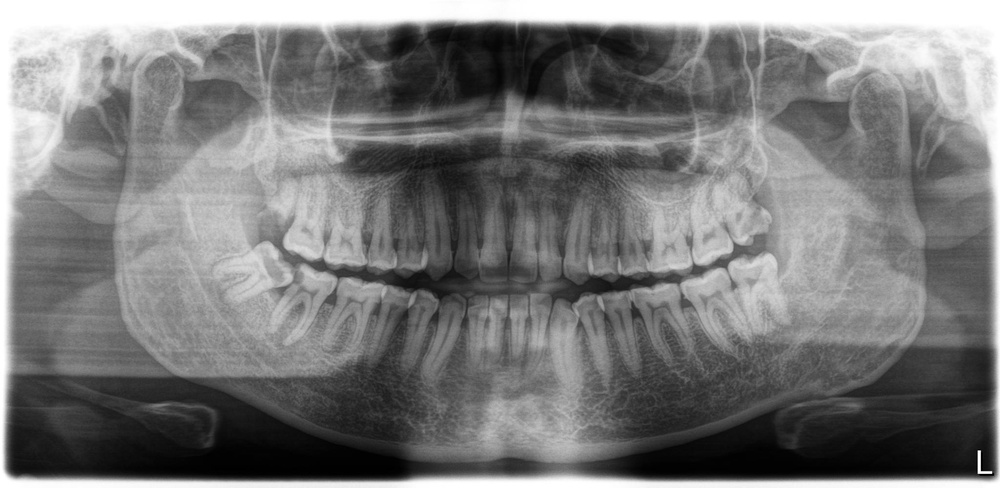
#> input picture MAHARJAN 28#F_SITA_Light box(1)_P1_20201104_112915.jpg, 1000 x 488 px, shrunk from 2048 x 1000 before the run; its folder holds only this picture in this run
$ python -i identify_victim.py   (imports and definitions only)
#> lines starting #> are read from the running program, lines starting #| are printed output that depends on the picture
import cv2
import numpy as np
import os
import csv

DATASET_FOLDER = "dataset"
OUTPUT_CSV = "dental_features.csv"

def calculate_mandible_angle(image_path):
    img = cv2.imread(image_path)
#> img is the input picture: shape (488, 1000, 3); min 0, max 255, mean 120.3
    if img is None:
        return None

    gray = cv2.cvtColor(img, cv2.COLOR_BGR2GRAY)
    edges = cv2.Canny(gray, 50, 150)
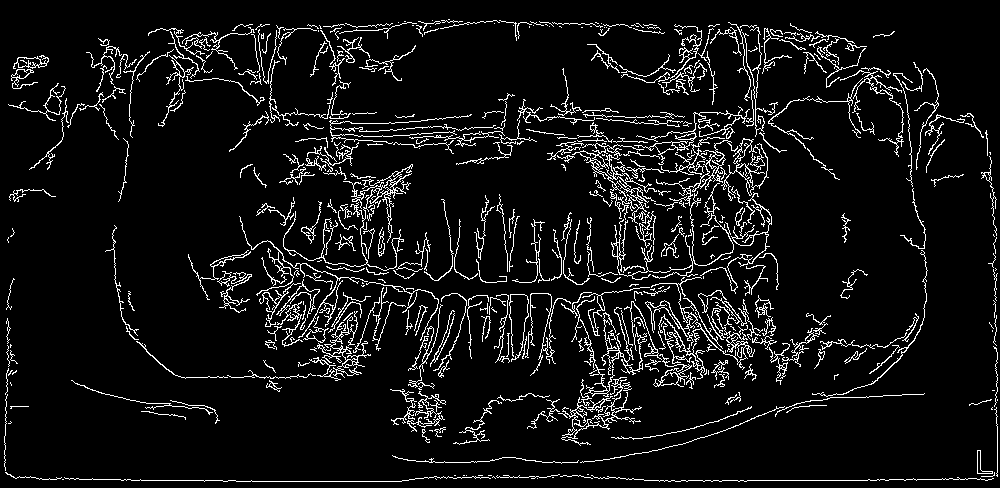
#> edges: shape (488, 1000); 7.4% white in thin lines or dots
    lines = cv2.HoughLines(edges, 1, np.pi / 180, 150)
#> lines = 29 rows, first 8: [480, 1.57], [98, 1.66], [130, 1.59], [236, 1.69], [299, 1.62], [103, 1.64], [268, 1.66], [228, 1.71]

    angles = []
    if lines is not None:
        for line in lines[:10]:
            rho, theta = line[0]
            angles.append(theta * 180 / np.pi)
#> this loop made 10 passes
#> after the loop, angles = [90, 95, 91, 97, 93, 94, 95, 98, 91, 94]

    if len(angles) == 0:
        return None

    return round(sum(angles) / len(angles), 2)

# [13 lines not run here, left out]

>>> result = calculate_mandible_angle('MAHARJAN 28#F_SITA_Light box(1)_P1_20201104_112915.jpg')
#> result = 93.8

$ run again, on MAHATO 24_SHREE KISAN_Light box(1)_P1_20210203_144043.jpg
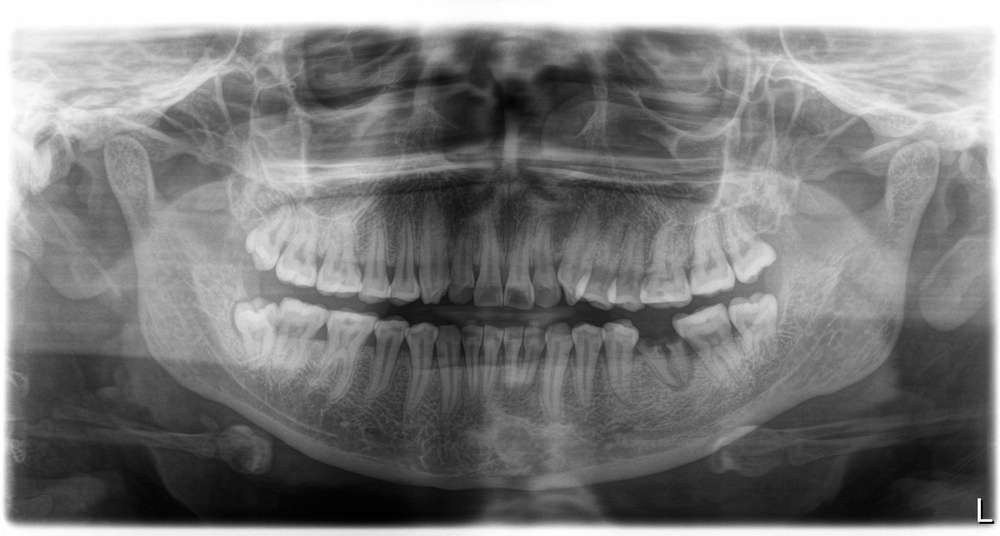
#> input picture MAHATO 24_SHREE KISAN_Light box(1)_P1_20210203_144043.jpg, 1000 x 536 px, shrunk from 2048 x 1097 before the run
#> in calculate_mandible_angle, img is the input picture: shape (536, 1000, 3); min 0, max 255, mean 122.1
#> in calculate_mandible_angle, `edges = cv2.Canny(gray, 50, 150)`:
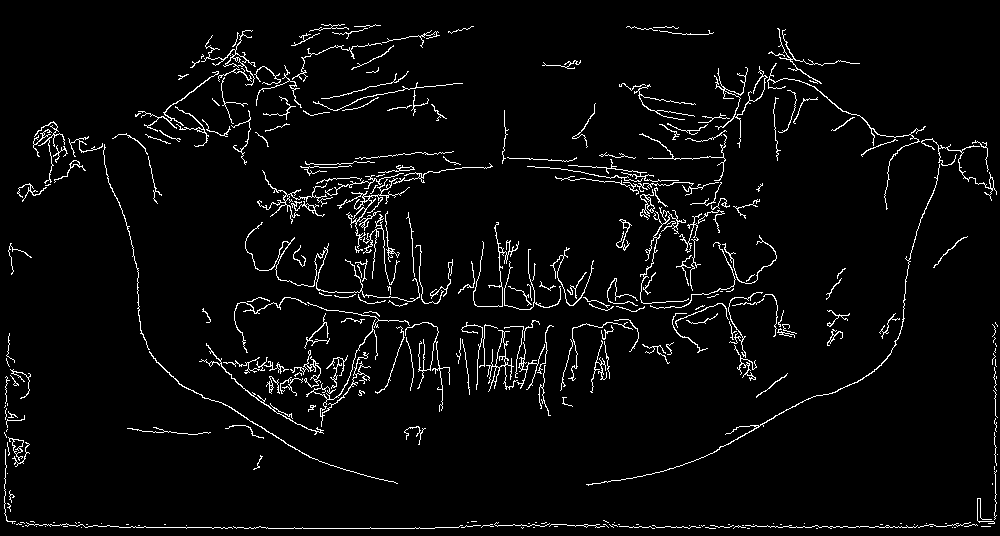
#> edges: shape (536, 1000); 4% white in thin lines or dots
#> lines = [[527, 1.57]]
#> the loop in calculate_mandible_angle, `for line in lines[:10]:` made 1 pass
#> after the loop in calculate_mandible_angle, `for line in lines[:10]:`: angles = [90]
#> result = 90

$ run again, on MALLIK 30_MANISA_Light box(1)_P1_20210103_101657.jpg
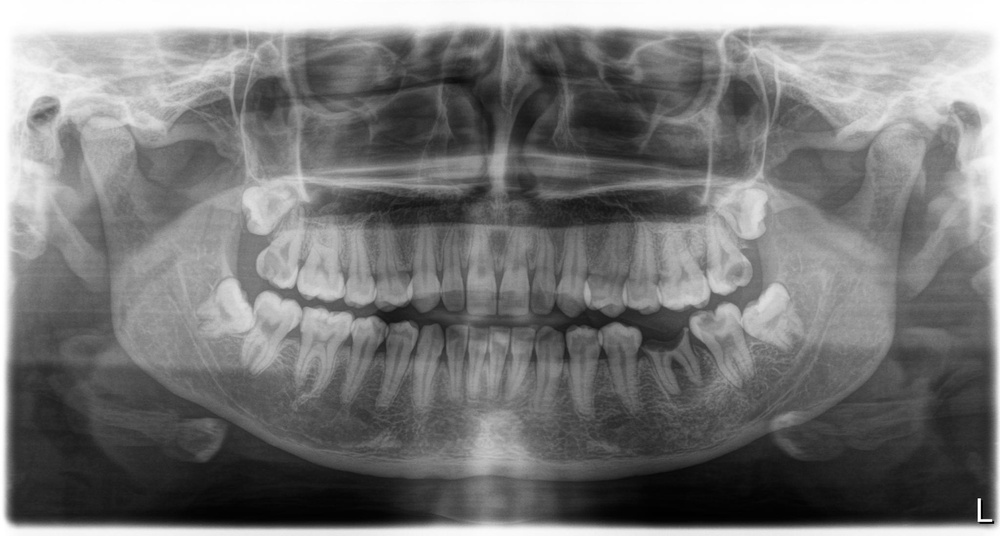
#> input picture MALLIK 30_MANISA_Light box(1)_P1_20210103_101657.jpg, 1000 x 536 px, shrunk from 2048 x 1097 before the run
#> in calculate_mandible_angle, img is the input picture: shape (536, 1000, 3); min 0, max 255, mean 119.4
#> in calculate_mandible_angle, `edges = cv2.Canny(gray, 50, 150)`:
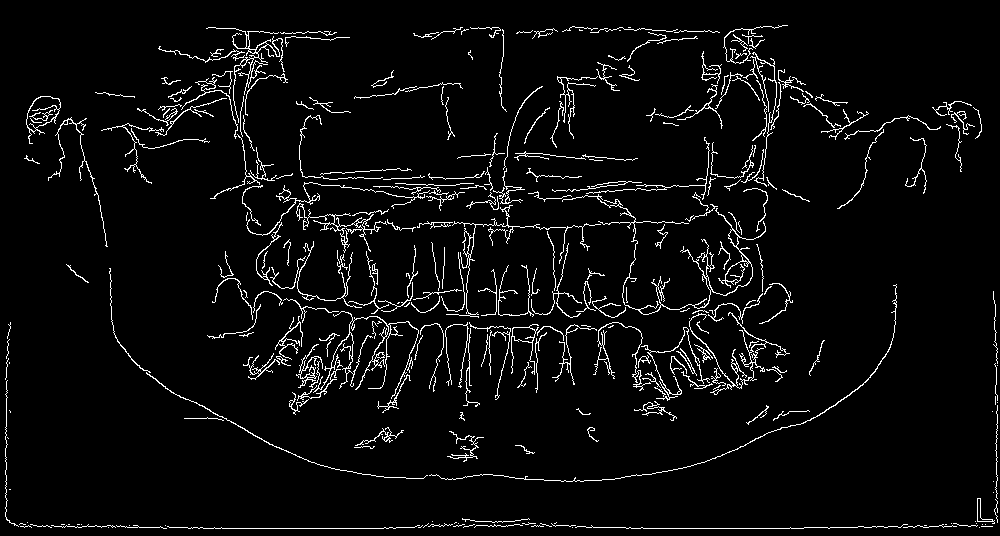
#> edges: shape (536, 1000); 4.5% white in thin lines or dots
#> lines = [[528, 1.57], [516, 1.59]]
#> the loop in calculate_mandible_angle, `for line in lines[:10]:` made 2 passes
#> after the loop in calculate_mandible_angle, `for line in lines[:10]:`: angles = [90, 91]
#> result = 90.5

$ run again, on MANANDHAR_SOHAIL 22Y_Light box(1)_P1_20201203_110503.jpg
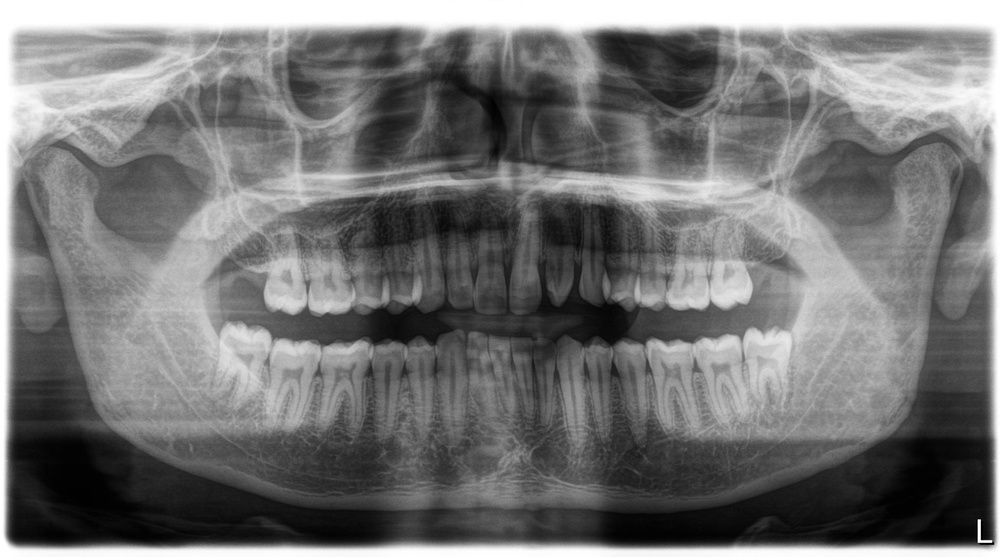
#> input picture MANANDHAR_SOHAIL 22Y_Light box(1)_P1_20201203_110503.jpg, 1000 x 557 px, shrunk from 2048 x 1140 before the run
#> in calculate_mandible_angle, img is the input picture: shape (557, 1000, 3); min 0, max 255, mean 116.6
#> in calculate_mandible_angle, `edges = cv2.Canny(gray, 50, 150)`:
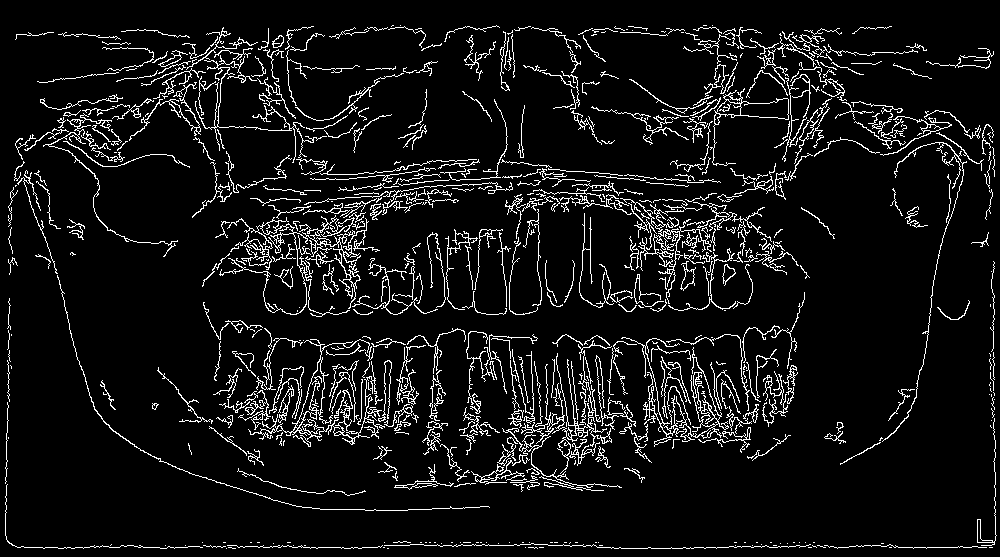
#> edges: shape (557, 1000); 7.6% white in thin lines or dots
#> lines = 108 rows, first 8: [547, 1.57], [545, 1.57], [399, 1.62], [211, 1.5], [410, 1.61], [393, 1.62], [663, 0.785], [415, 1.59]
#> the loop in calculate_mandible_angle, `for line in lines[:10]:` made 10 passes
#> after the loop in calculate_mandible_angle, `for line in lines[:10]:`: angles = [90, 90, 93, 86, 92, 93, 45, 91, 93, 135]
#> result = 90.8
